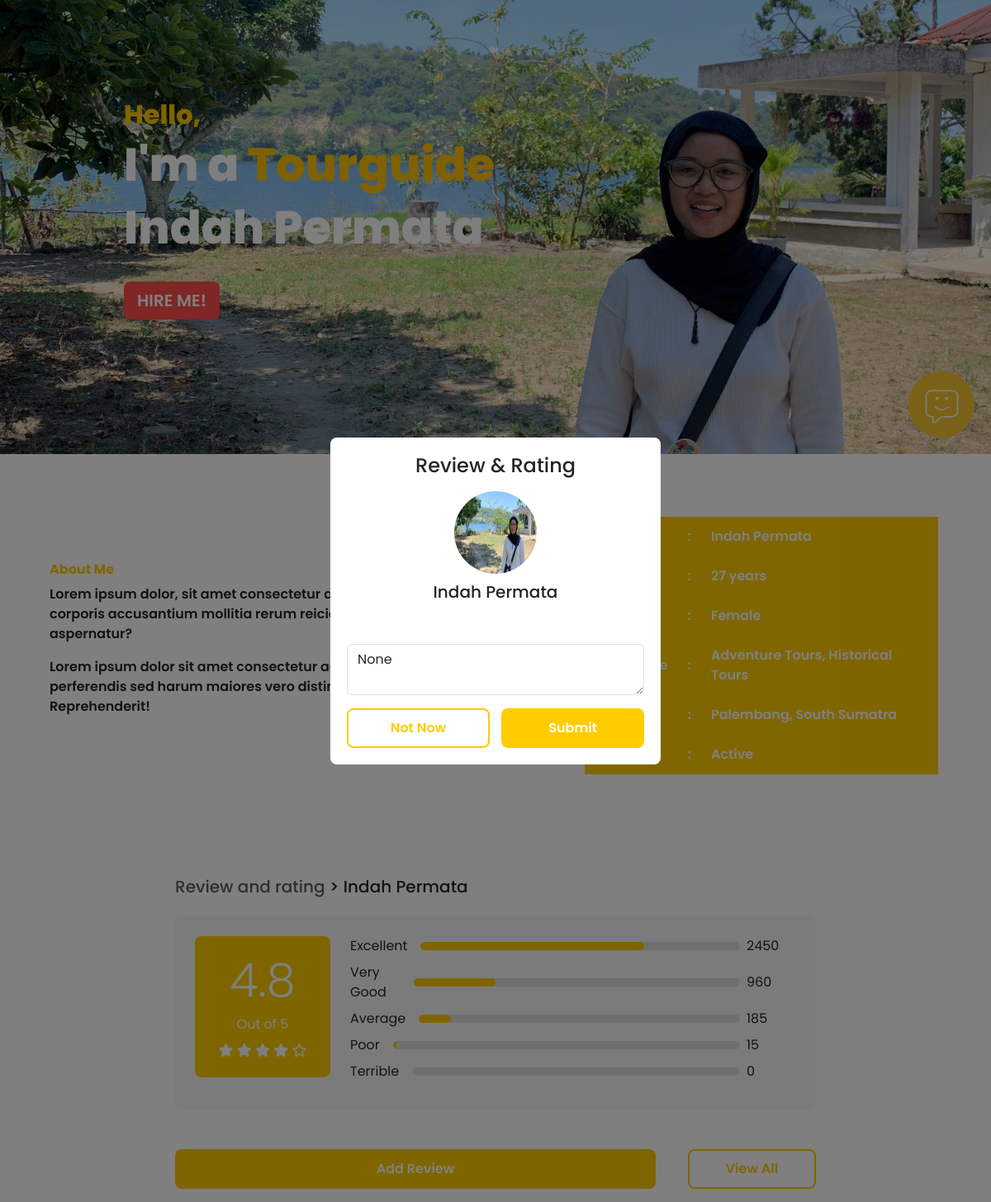
Before: /cv/9 (signed in) with the older database file.
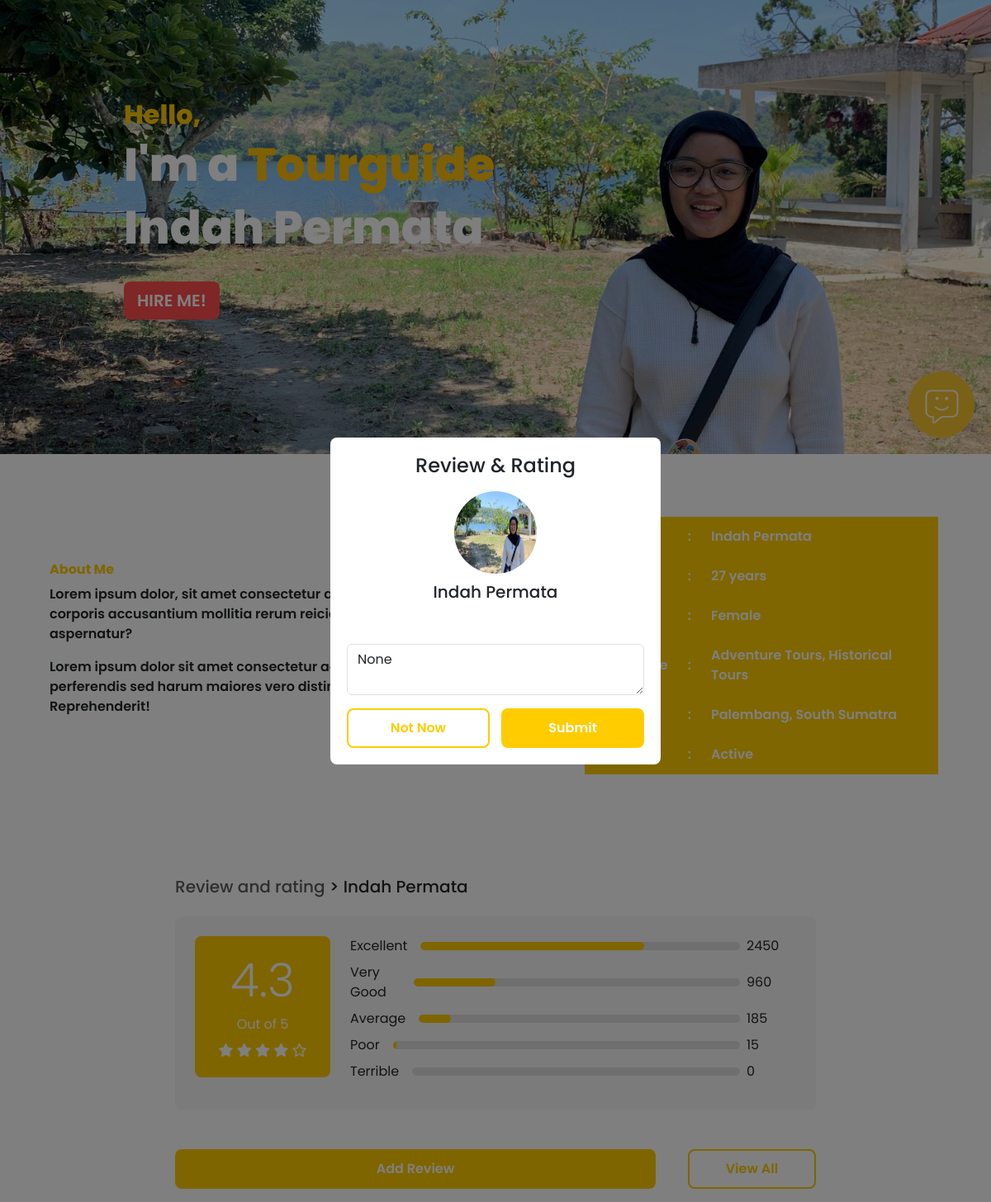
After: the same page with the newer database file.
### main/models.py (models this page shows, shortened)
class TourGuide(models.Model):
    GENDER_CHOICES = [
        ('M', 'Male'),
        ('F', 'Female'),
    ]
    STATUS_CHOICES = [
        ('active', 'Active'),
        ('inactive', 'Inactive'),
    ]
    name = models.CharField(max_length=100)
    age = models.PositiveIntegerField()
    gender = models.CharField(max_length=1, choices=GENDER_CHOICES)
    experience = models.TextField()
    location = models.CharField(max_length=100)
    status = models.CharField(max_length=8, choices=STATUS_CHOICES)
    rating = models.FloatField(default=0.0)
    total_ratings = models.DecimalField(max_digits=10, decimal_places=2, default=Decimal('0.00'))
    num_raters = models.PositiveIntegerField(default=0)

### main/views.py (the view)
# urls.py: path('cv/<int:id>', views.tour_guide_cv, name='cv'),
@login_required
def tour_guide_cv(request, id):
    tourguide = get_object_or_404(TourGuide, pk=id)
    if request.method == 'POST':
        form = RatingForm(request.POST)
        if form.is_valid():
            rating = form.save(commit=False)
            rating.tourguide = tourguide
            rating.user = request.user
            rating.save()
            tourguide.update_rating(rating.rating)
            return redirect('cv', id=tourguide.id)
    else:
        form = RatingForm()
    return render(request, 'main/cv.html', {'tourguide': tourguide, 'form': form})

### main/forms.py
class RatingForm(forms.ModelForm):
    class Meta:
        model = Rating
        fields = ['rating', 'comment']
        widgets = {
            'rating': forms.RadioSelect(choices=[(i, str(i)) for i in range(1, 6)]),
            'comment': forms.Textarea(attrs={'class': 'form-control mb-3', 'placeholder': 'Additional Comments...'}),
        }

### main/templatetags/custom_tags.py (called while the page is built)
@register.filter
def times(number):
    return range(1, number + 1)

### main/templates/main/cv.html (shortened to what the changed rows need)
<!doctype html>
<html lang="en">
<head>
    {% load custom_tags %}
    {% load static %}
    <link href="https://cdn.jsdelivr.net/npm/bootstrap@5.3.3/dist/css/bootstrap.min.css" rel="stylesheet"
>
</head>
<body x-data="{ showModal: false, rating: 0 }">
    <div class="jumbotron-custom text-left">
        <h1 class="hello animated-text">Hello,</h1>
        <h1 class="display-4 animated-text">I'm a <span class="text-warning">Tourguide</span></h1>
        <h1 class="display-4 animated-text">{{ tourguide.name }}</h1>
        <a href="{% url 'payment' %}" class="btn btn-danger btn-lg mt-4 animated-text">HIRE ME!</a>
        <img src="{% static 'main/icon.png' %}" alt="Icon" class="icon">
    </div>
    <div class="about-me container">
        <div class="row d-flex align-items-center">
            <div class="col-md-5 ms-auto p-3">
                <table>
                    <tbody>
                        <tr>
                            <th>Name</th>
                            <td>:</td>
                            <td>{{ tourguide.name }}</td>
                        </tr>
                        <tr>
                            <th>Age</th>
                            <td>:</td>
                            <td>{{ tourguide.age }} years</td>
                        </tr>
                        <tr>
                            <th>Gender</th>
                            <td>:</td>
                            <td>{{ tourguide.get_gender_display }}</td>
                        </tr>
                        <tr>
                            <th>Experience</th>
                            <td>:</td>
                            <td>{{ tourguide.experience }}</td>
                        </tr>
                        <tr>
                            <th>Location</th>
                            <td>:</td>
                            <td>{{ tourguide.location }}</td>
                        </tr>
                        <tr>
                            <th>Status</th>
                            <td>:</td>
                            <td>{{ tourguide.get_status_display }}</td>
                        </tr>
                    </tbody>
                </table>
            </div>
        </div>
    </div>
    <div class="container mt-5" style="max-width: 800px;">
        <h5 class="text-muted">Review and rating <span class="text-dark"> > {{ tourguide.name }}</span></h5>
        <div class="rating-box mt-4 p-4">
            <div class="row">
                <div class="col-md-3 text-center mb-3 mb-md-0">
                    <div class="rating-value">
                        <h2 class="display-4">{{ tourguide.rating|floatformat:1 }}</h2>
                        <p class="mb-0">Out of 5</p>
                        <div class="rating-stars mt-2">
                            {% for i in 5|times %}
                                <span class="fa fa-star{% if i > tourguide.rating %}-o{% endif %}"></span>
                            {% endfor %}
                        </div>
                    </div>
                </div>
            </div>
        </div>
    </div>
<div x-show="showModal" class="popup-overlay" @click.away="showModal = false">
    <div class="popup-content" @click.away="showModal = false">
        <h4 class="mb-3">Review & Rating</h4>
        <img src="{% static 'main/landscape.jpg' %}" alt="{{ tourguide.name }}">
        <h5 class="mb-3">{{ tourguide.name }}</h5>
        <form method="POST">
            <div class="your-review">
            </div>
            <textarea name="comment" class="form-control mb-3" placeholder="Additional Comments...">{{ form.comment.value }}</textarea>
            <div class="d-flex justify-content-between">
            </div>
        </form>
    </div>
</div>
</body>
</html>

Changed rows visible on the page:
changed TourGuide "Indah Permata": rating "4.8" → "4.3"
